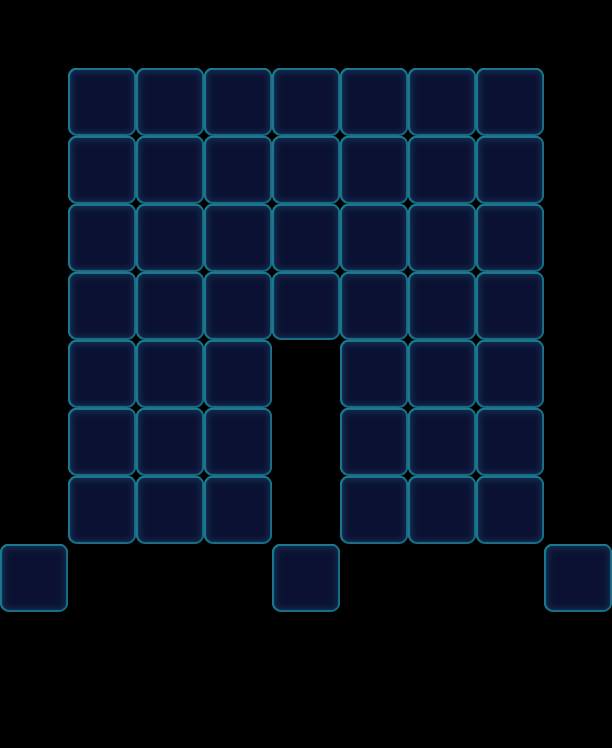

This is a level from a 2D game, rendered from its Tiled map with the project's own tilesets. A one-line summary and the map file follow, with tile-layer data summarised:
An orthogonal 9x11 tile map with 68x68 px tiles, 1 tile layer (Valid), 2 tilesets and 47 objects (26x Floor, 10x Factory_Normal, 7x Ice, 3x Monster, Bomb).

<map version="1.0" orientation="orthogonal" width="9" height="11" tilewidth="68" tileheight="68">
 <tileset firstgid="1" name="game_grid1" tilewidth="68" tileheight="68">
  <image source="game_grid1.png" width="68" height="68" />
 </tileset>
 <tileset firstgid="2" name="map" tilewidth="68" tileheight="68">
  <image source="map.png" width="1024" height="1024" />
 </tileset>
 <layer name="Valid" width="9" height="11">
  <data>[99 cells, 49 non-empty, 1 distinct tile ids]</data>
 </layer>
 <objectgroup name="BottomObj" width="9" height="11">
  <object name="Jelly" type="Floor" gid="33" x="340" y="340">
   <properties>
    <property name="Layers" value="2" />
   </properties>
  </object>
  <object name="Jelly" type="Floor" gid="33" x="340" y="476">
   <properties>
    <property name="Layers" value="2" />
   </properties>
  </object>
  <object name="Jelly" type="Floor" gid="33" x="340" y="408">
   <properties>
    <property name="Layers" value="2" />
   </properties>
  </object>
  <object name="Jelly" type="Floor" gid="33" x="204" y="340">
   <properties>
    <property name="Layers" value="2" />
   </properties>
  </object>
  <object name="Jelly" type="Floor" gid="33" x="204" y="476">
   <properties>
    <property name="Layers" value="2" />
   </properties>
  </object>
  <object name="Jelly" type="Floor" gid="33" x="204" y="408">
   <properties>
    <property name="Layers" value="2" />
   </properties>
  </object>
  <object name="Jelly" type="Floor" gid="33" x="136" y="340">
   <properties>
    <property name="Layers" value="2" />
   </properties>
  </object>
  <object name="Jelly" type="Floor" gid="33" x="136" y="476">
   <properties>
    <property name="Layers" value="2" />
   </properties>
  </object>
  <object name="Jelly" type="Floor" gid="33" x="136" y="408">
   <properties>
    <property name="Layers" value="2" />
   </properties>
  </object>
  <object name="Jelly" type="Floor" gid="33" x="408" y="340">
   <properties>
    <property name="Layers" value="2" />
   </properties>
  </object>
  <object name="Jelly" type="Floor" gid="33" x="408" y="476">
   <properties>
    <property name="Layers" value="2" />
   </properties>
  </object>
  <object name="Jelly" type="Floor" gid="33" x="408" y="408">
   <properties>
    <property name="Layers" value="2" />
   </properties>
  </object>
  <object name="Jelly" type="Floor" gid="33" x="136" y="272">
   <properties>
    <property name="Layers" value="2" />
   </properties>
  </object>
  <object name="Jelly" type="Floor" gid="33" x="204" y="272">
   <properties>
    <property name="Layers" value="2" />
   </properties>
  </object>
  <object name="Jelly" type="Floor" gid="33" x="272" y="272">
   <properties>
    <property name="Layers" value="2" />
   </properties>
  </object>
  <object name="Jelly" type="Floor" gid="33" x="408" y="272">
   <properties>
    <property name="Layers" value="2" />
   </properties>
  </object>
  <object name="Jelly" type="Floor" gid="33" x="340" y="272">
   <properties>
    <property name="Layers" value="2" />
   </properties>
  </object>
  <object name="Jelly" type="Floor" gid="33" x="272" y="340">
   <properties>
    <property name="Layers" value="2" />
   </properties>
  </object>
  <object name="Jelly" type="Floor" gid="33" x="272" y="204">
   <properties>
    <property name="Layers" value="2" />
   </properties>
  </object>
  <object name="Jelly" type="Floor" gid="33" x="408" y="204">
   <properties>
    <property name="Layers" value="2" />
   </properties>
  </object>
  <object name="Jelly" type="Floor" gid="33" x="340" y="204">
   <properties>
    <property name="Layers" value="2" />
   </properties>
  </object>
  <object name="Jelly" type="Floor" gid="33" x="136" y="204">
   <properties>
    <property name="Layers" value="2" />
   </properties>
  </object>
  <object name="Jelly" type="Floor" gid="33" x="204" y="204">
   <properties>
    <property name="Layers" value="2" />
   </properties>
  </object>
  <object name="Jelly" type="Floor" gid="32" x="544" y="612">
   <properties>
    <property name="Layers" value="1" />
   </properties>
  </object>
  <object name="Jelly" type="Floor" gid="32" x="272" y="612">
   <properties>
    <property name="Layers" value="1" />
   </properties>
  </object>
  <object name="Jelly" type="Floor" gid="32" x="0" y="612">
   <properties>
    <property name="Layers" value="1" />
   </properties>
  </object>
 </objectgroup>
 <objectgroup name="MiddleObj" width="9" height="11">
  <object name="Bomb" type="Bomb" gid="18" x="272" y="340">
   <properties>
    <property name="BombTime" value="9" />
    <property name="Color" value="Pink" />
   </properties>
  </object>
  <object name="Monster" type="Monster" gid="18" x="0" y="612">
   <properties>
    <property name="Color" value="Pink" />
   </properties>
  </object>
  <object name="Monster" type="Monster" gid="18" x="272" y="612">
   <properties>
    <property name="Color" value="Pink" />
   </properties>
  </object>
  <object name="Monster" type="Monster" gid="18" x="544" y="612">
   <properties>
    <property name="Color" value="Pink" />
   </properties>
  </object>
 </objectgroup>
 <objectgroup color="#000000" name="TopObj" width="9" height="11">
  <object name="10" type="Factory_Normal" x="68" y="0" width="68" height="68">
   <properties>
    <property name="FactoryColorsConfig" value="Purple,Blue,Green,Yellow,Pink" />
   </properties>
  </object>
  <object name="Ice" type="Ice" x="204" y="272" width="68" height="68">
   <properties>
    <property name="Layers" value="3" />
   </properties>
  </object>
  <object name="Ice" type="Ice" x="204" y="204" width="68" height="68">
   <properties>
    <property name="Layers" value="3" />
   </properties>
  </object>
  <object name="Ice" type="Ice" x="272" y="204" width="68" height="68">
   <properties>
    <property name="Layers" value="3" />
   </properties>
  </object>
  <object name="Ice" type="Ice" x="340" y="204" width="68" height="68">
   <properties>
    <property name="Layers" value="3" />
   </properties>
  </object>
  <object name="Ice" type="Ice" x="340" y="272" width="68" height="68">
   <properties>
    <property name="Layers" value="3" />
   </properties>
  </object>
  <object name="Ice" type="Ice" x="340" y="340" width="68" height="68">
   <properties>
    <property name="Layers" value="3" />
   </properties>
  </object>
  <object name="Ice" type="Ice" x="204" y="340" width="68" height="68">
   <properties>
    <property name="Layers" value="3" />
   </properties>
  </object>
  <object name="10" type="Factory_Normal" x="136" y="0" width="68" height="68">
   <properties>
    <property name="FactoryColorsConfig" value="Purple,Blue,Green,Yellow,Pink" />
   </properties>
  </object>
  <object name="10" type="Factory_Normal" x="204" y="0" width="68" height="68">
   <properties>
    <property name="FactoryColorsConfig" value="Purple,Blue,Green,Yellow,Pink" />
   </properties>
  </object>
  <object name="10" type="Factory_Normal" x="272" y="0" width="68" height="68">
   <properties>
    <property name="FactoryColorsConfig" value="Purple,Blue,Green,Yellow,Pink" />
   </properties>
  </object>
  <object name="10" type="Factory_Normal" x="340" y="0" width="68" height="68">
   <properties>
    <property name="FactoryColorsConfig" value="Purple,Blue,Green,Yellow,Pink" />
   </properties>
  </object>
  <object name="10" type="Factory_Normal" x="408" y="0" width="68" height="68">
   <properties>
    <property name="FactoryColorsConfig" value="Purple,Blue,Green,Yellow,Pink" />
   </properties>
  </object>
  <object name="10" type="Factory_Normal" x="476" y="0" width="68" height="68">
   <properties>
    <property name="FactoryColorsConfig" value="Purple,Blue,Green,Yellow,Pink" />
   </properties>
  </object>
  </objectgroup>
 <objectgroup color="#00ff00" name="CeilObj" width="9" height="11" />
</map>
<!-- 3 of 47 objects omitted -->
